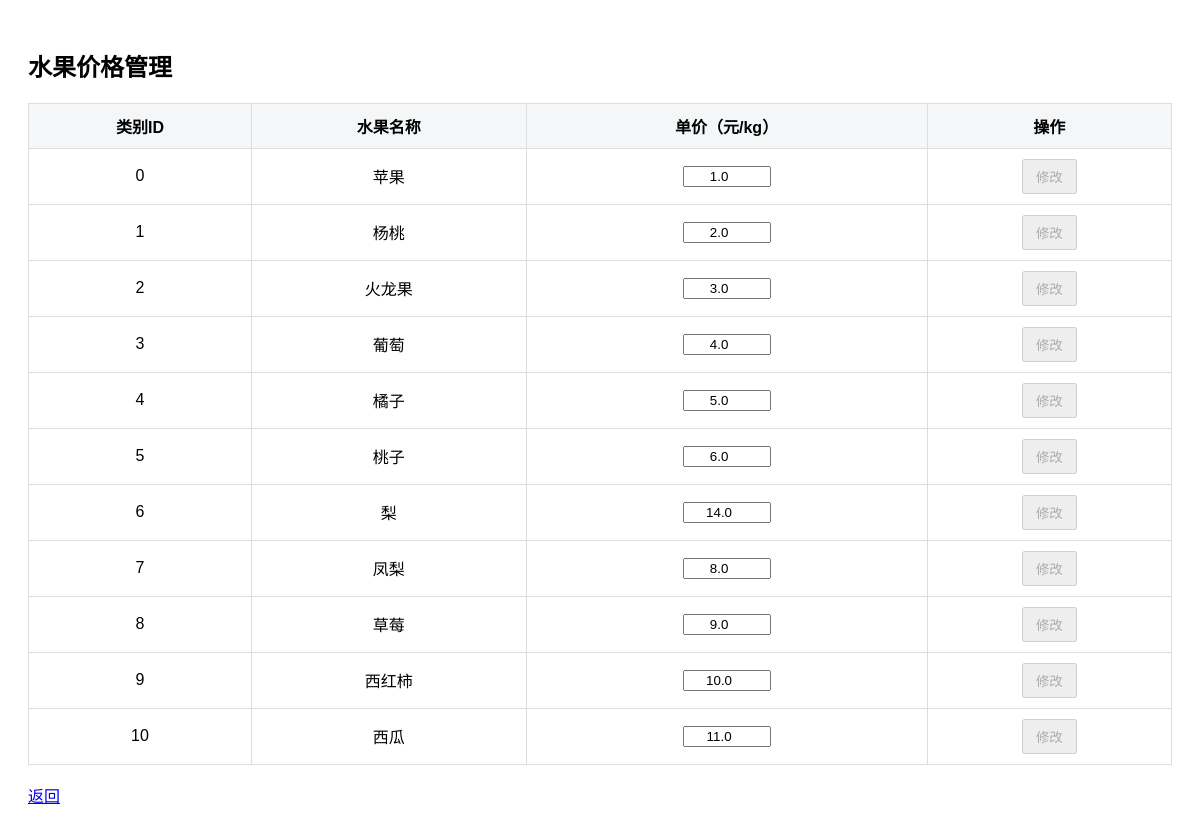
Screenshot of /admin/price (signed in) with the database file from the repository.
### tables this page shows
CREATE TABLE fruit_data (
    class INTEGER PRIMARY KEY,
    name TEXT NOT NULL,
    price REAL NOT NULL
);

### web/admin_routes.py (the view)
    @app.route('/admin/price')
    def admin_home():
        if not session.get('admin_login'):
            return redirect('/login')
        fruits = admin_service.get_all_fruits()
        return render_template('admin_price.html', fruits=fruits)

### data/my_sql.py (called while the page is built)
def all_fruit_data():
    sql = """SELECT class, name, price
             FROM fruit_data
             ORDER BY class ASC;"""
    with sqlite3.connect(DB_PATH) as conn:
        cur = conn.execute(sql)
        return cur.fetchall()

### web/admin_service.py (called while the page is built)
    def get_all_fruits(self):
        rows = all_fruit_data()
        fruits = []
        for row in rows:
            fruits.append({
                "class": row[0],
                "name": row[1],
                "price": row[2]
            })
        return fruits

### templates/admin_price.html (shortened to what this page needs)
<!DOCTYPE html>
<html lang="zh-CN">
<head>
</head>
<body>
<h2>水果价格管理</h2>
<table>
    <thead>
        <tr>
            <th>类别ID</th>
            <th>水果名称</th>
            <th>单价（元/kg）</th>
            <th>操作</th>
        </tr>
    </thead>
    <tbody>
        {% for fruit in fruits %}
        <tr>
            <td>{{ fruit.class }}</td>
            <td>{{ fruit.name }}</td>
            <td>
                <input type="number"
                       value="{{ fruit.price }}"
                       data-old="{{ fruit.price }}"
                       oninput="onPriceChange(this)">
            </td>
            <td>
                <button disabled onclick="submitPrice(this, {{ fruit.class }})">
                    修改
                </button>
            </td>
        </tr>
        {% endfor %}
    </tbody>
</table>
<br>
<a href="/admin/menu">返回</a>
</body>
</html>

### templates/admin_price.html (style rules this page uses)
body { font-family: "Microsoft YaHei", Arial, sans-serif; padding: 20px; }
table { border-collapse: collapse; width: 100%; margin-top: 20px; }
th, td { border: 1px solid #ddd; padding: 10px; text-align: center; }
th { background-color: #f4f6f8; }
input { width: 80px; text-align: center; }
button { padding: 6px 12px; cursor: pointer; }

### rows the page displays
fruit_data: class "0", name "苹果", price "1.0"
fruit_data: class "1", name "杨桃", price "2.0"
fruit_data: class "2", name "火龙果", price "3.0"
fruit_data: class "3", name "葡萄", price "4.0"
fruit_data: class "4", name "橘子", price "5.0"
fruit_data: class "5", name "桃子", price "6.0"
fruit_data: class "6", name "梨", price "14.0"
fruit_data: class "7", name "凤梨", price "8.0"
fruit_data: class "8", name "草莓", price "9.0"
fruit_data: class "9", name "西红柿", price "10.0"
fruit_data: class "10", name "西瓜", price "11.0"
